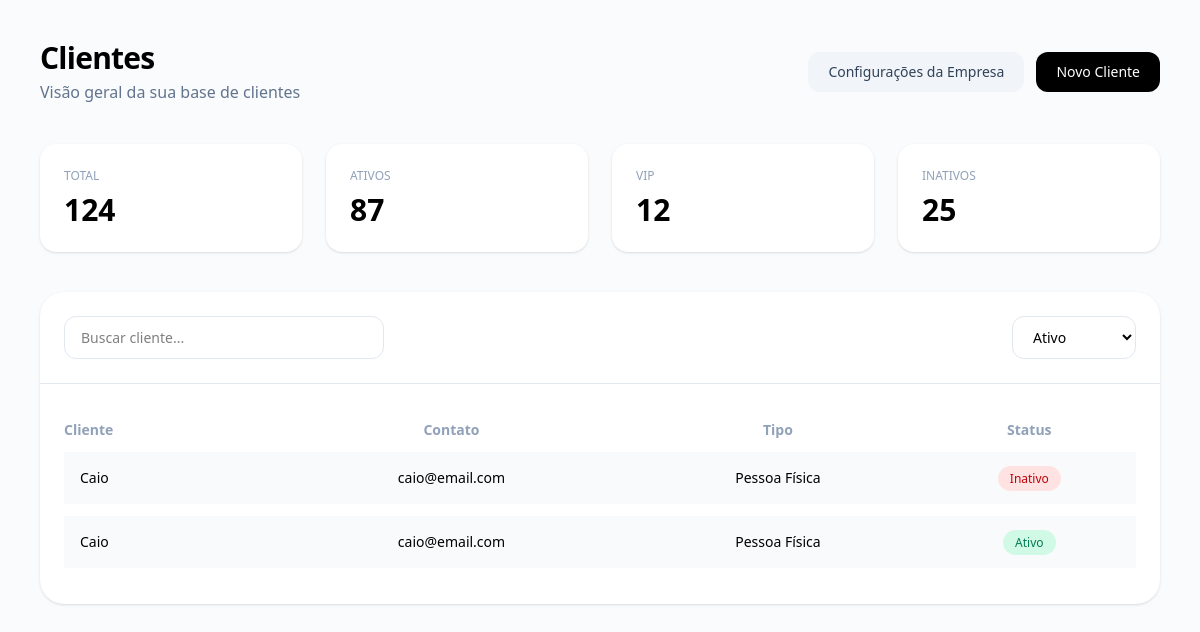
/usuarios/clientes/ (signed in), run on the app's committed database.
### usuarios/models.py (models this page shows, shortened)
class Cliente(models.Model):
    TIPO_CHOICES = [
        ('PF', 'Pessoa Física'),
        ('PJ', 'Pessoa Jurídica'),
    ]
    nome = models.CharField(max_length=255)
    email = models.EmailField(max_length=255)
    tipo = models.CharField(max_length=2, choices=TIPO_CHOICES, default='PF')
    status = models.BooleanField(default=False)
    user = models.ForeignKey(User, on_delete=models.CASCADE)

### usuarios/views.py (the view, shortened to what this page needs)
# urls.py: path('clientes/', views.clientes, name='clientes'),
@login_required
def clientes(request):
    if request.method == 'GET':
        clientes = Cliente.objects.filter(user=request.user)
        return render(request, 'clientes.html', {'clientes': clientes})

### usuarios/templates/clientes.html (shortened to what this page needs)
{% extends 'base.html' %}
{% block 'body' %}
    <div class="max-w-7xl mx-auto p-10 space-y-10">
        <div class="flex justify-between items-center">
            <div>
                <h1 class="text-3xl font-semibold tracking-tight">Clientes</h1>
                <p class="text-slate-500 mt-1">Visão geral da sua base de clientes</p>
            </div>
            <div class="flex gap-3">
                <a
                    href="#"
                    class="bg-slate-100 text-slate-700 px-5 py-2.5 rounded-xl text-sm font-medium hover:bg-slate-200 transition-colors"
                >
                    Configurações da Empresa
                </a>
                <button
                    onclick="abrirModal()"
                    class="bg-black text-white px-5 py-2.5 rounded-xl text-sm font-medium hover:opacity-90 hover:bg-slate-800 transition-opacity"
                >
                    Novo Cliente
                </button>
            </div>
        </div>
        <div class="grid grid-cols-1 md:grid-cols-4 gap-6">
            <div class="bg-white rounded-2xl p-6 shadow-sm">
                <p class="text-xs text-slate-400">TOTAL</p>
                <h2 class="text-3xl font-semibold mt-2">124</h2>
            </div>
            <div class="bg-white rounded-2xl p-6 shadow-sm">
                <p class="text-xs text-slate-400">ATIVOS</p>
                <h2 class="text-3xl font-semibold mt-2">87</h2>
            </div>
            <div class="bg-white rounded-2xl p-6 shadow-sm">
                <p class="text-xs text-slate-400">VIP</p>
                <h2 class="text-3xl font-semibold mt-2">12</h2>
            </div>
            <div class="bg-white rounded-2xl p-6 shadow-sm">
                <p class="text-xs text-slate-400">INATIVOS</p>
                <h2 class="text-3xl font-semibold mt-2">25</h2>
            </div>
        </div>
        <div class="bg-white rounded-3xl shadow-sm">
            <div class="flex flex-col md:flex-row gap-4 justify-between p-6 border-b border-slate-200">
                <input
                    class="border border-slate-200 rounded-xl px-4 py-2.5 text-sm w-full md:w-80 focus:ring-4 focus:ring-slate-100 outline-none"
                    placeholder="Buscar cliente..."
                />
                <div class="flex gap-3">
                    <select class="border border-slate-200 rounded-xl pl-4 pr-10 py-2.5 text-sm">
                        <option>Ativo</option>
                    </select>
                </div>
            </div>
            <div class="p-6">
                <table class="w-full text-sm border-separate border-spacing-y-3">
                    <thead class="text-slate-400">
                        <tr>
                            <th class="text-left">Cliente</th>
                            <th>Contato</th>
                            <th>Tipo</th>
                            <th>Status</th>
                        </tr>
                    </thead>
                    <tbody>
                        {% for cliente in clientes %}
                            <tr class="bg-[#f9fafc] rounded-xl">
                                <td class="p-4 font-medium"><a href="{% url 'cliente' cliente.id %}">{{ cliente.nome }}</a></td>
                                <td class="text-center">{{ cliente.email }}</td>
                                <td class="text-center">{{ cliente.get_tipo_display }}</td>
                                <td class="text-center">
                                    <span class="
                                        {% if cliente.status %}
                                            bg-emerald-100 text-emerald-700
                                        {% else %}
                                            bg-red-100 text-red-700
                                        {% endif %} px-3 py-1 rounded-full text-xs"
                                    >
                                        {% if cliente.status %}
                                            Ativo
                                        {% else %}
                                            Inativo
                                        {% endif %}
                                    </span>
                                </td>
                            </tr>
                        {% endfor %}
                    </tbody>
                </table>
            </div>
        </div>
    </div>
{% endblock 'body' %}

### data on the page
Cliente: nome "Caio", email "caio@email.com", tipo "Pessoa Física", status "Inativo"
Cliente: nome "Caio", email "caio@email.com", tipo "Pessoa Física", status "Ativo"
